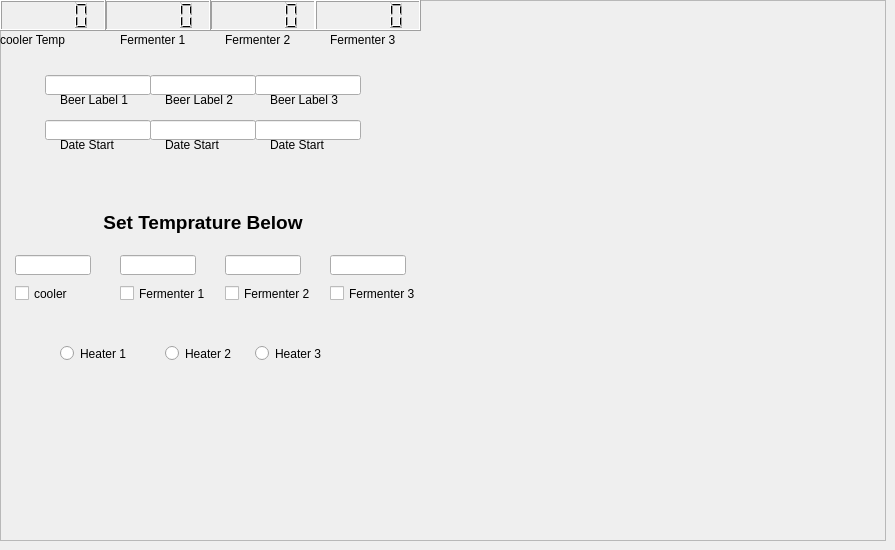
    <widget class="QWidget" name="tab_3">
     <attribute name="title">
      <string>Page</string>
     </attribute>
     <widget class="QFrame" name="frame_2">
      <property name="geometry">
       <rect>
        <x>0</x>
        <y>0</y>
        <width>886</width>
        <height>541</height>
       </rect>
      </property>
      <property name="frameShape">
       <enum>QFrame::StyledPanel</enum>
      </property>
      <property name="frameShadow">
       <enum>QFrame::Raised</enum>
      </property>
      <widget class="QLCDNumber" name="Fermenter_two_temp">
       <property name="geometry">
        <rect>
         <x>210</x>
         <y>0</y>
         <width>106</width>
         <height>31</height>
        </rect>
       </property>
      </widget>
      <widget class="QLCDNumber" name="Fermenter_one_temp">
       <property name="geometry">
        <rect>
         <x>105</x>
         <y>0</y>
         <width>106</width>
         <height>31</height>
        </rect>
       </property>
      </widget>
      <widget class="QLCDNumber" name="Cooler_Temp">
       <property name="geometry">
        <rect>
         <x>0</x>
         <y>0</y>
         <width>106</width>
         <height>31</height>
        </rect>
       </property>
      </widget>
      <widget class="QLCDNumber" name="Fermenter_three_temp">
       <property name="geometry">
        <rect>
         <x>315</x>
         <y>0</y>
         <width>106</width>
         <height>31</height>
        </rect>
       </property>
      </widget>
      <widget class="QLabel" name="Fermenter_two_label">
       <property name="geometry">
        <rect>
         <x>225</x>
         <y>30</y>
         <width>76</width>
         <height>20</height>
        </rect>
       </property>
       <property name="text">
        <string>Fermenter 2</string>
       </property>
      </widget>
      <widget class="QLabel" name="cooler_temp_label">
       <property name="geometry">
        <rect>
         <x>0</x>
         <y>30</y>
         <width>76</width>
         <height>20</height>
        </rect>
       </property>
       <property name="text">
        <string>cooler Temp</string>
       </property>
      </widget>
      <widget class="QLabel" name="fermenter_one_label">
       <property name="geometry">
        <rect>
         <x>120</x>
         <y>30</y>
         <width>76</width>
         <height>20</height>
        </rect>
       </property>
       <property name="text">
        <string>Fermenter 1</string>
       </property>
      </widget>
      <widget class="QLabel" name="Fermenter_three_label">
       <property name="geometry">
        <rect>
         <x>330</x>
         <y>30</y>
         <width>76</width>
         <height>20</height>
        </rect>
       </property>
       <property name="text">
        <string>Fermenter 3</string>
       </property>
      </widget>
      <widget class="QLineEdit" name="lineEdit">
       <property name="geometry">
        <rect>
         <x>15</x>
         <y>255</y>
         <width>76</width>
         <height>20</height>
        </rect>
       </property>
      </widget>
      <widget class="QLineEdit" name="lineEdit_2">
       <property name="geometry">
        <rect>
         <x>120</x>
         <y>255</y>
         <width>76</width>
         <height>20</height>
        </rect>
       </property>
      </widget>
      <widget class="QLineEdit" name="lineEdit_3">
       <property name="geometry">
        <rect>
         <x>225</x>
         <y>255</y>
         <width>76</width>
         <height>20</height>
        </rect>
       </property>
      </widget>
      <widget class="QLineEdit" name="lineEdit_4">
       <property name="geometry">
        <rect>
         <x>330</x>
         <y>255</y>
         <width>76</width>
         <height>20</height>
        </rect>
       </property>
      </widget>
      <widget class="QCheckBox" name="checkBox">
       <property name="geometry">
        <rect>
         <x>15</x>
         <y>285</y>
         <width>76</width>
         <height>17</height>
        </rect>
       </property>
       <property name="text">
        <string>cooler</string>
       </property>
      </widget>
      <widget class="QCheckBox" name="checkBox_2">
       <property name="geometry">
        <rect>
         <x>120</x>
         <y>285</y>
         <width>91</width>
         <height>17</height>
        </rect>
       </property>
       <property name="text">
        <string>Fermenter 1</string>
       </property>
      </widget>
      <widget class="QCheckBox" name="checkBox_3">
       <property name="geometry">
        <rect>
         <x>225</x>
         <y>285</y>
         <width>91</width>
         <height>17</height>
        </rect>
       </property>
       <property name="text">
        <string>Fermenter 2</string>
       </property>
      </widget>
      <widget class="QCheckBox" name="checkBox_4">
       <property name="geometry">
        <rect>
         <x>330</x>
         <y>285</y>
         <width>91</width>
         <height>17</height>
        </rect>
       </property>
       <property name="text">
        <string>Fermenter 3</string>
       </property>
      </widget>
      <widget class="QRadioButton" name="radioButton">
       <property name="geometry">
        <rect>
         <x>60</x>
         <y>345</y>
         <width>82</width>
         <height>17</height>
        </rect>
       </property>
       <property name="text">
        <string>Heater 1</string>
       </property>
      </widget>
      <widget class="QRadioButton" name="radioButton_2">
       <property name="geometry">
        <rect>
         <x>165</x>
         <y>345</y>
         <width>82</width>
         <height>17</height>
        </rect>
       </property>
       <property name="text">
        <string>Heater 2</string>
       </property>
      </widget>
      <widget class="QRadioButton" name="radioButton_3">
       <property name="geometry">
        <rect>
         <x>255</x>
         <y>345</y>
         <width>82</width>
         <height>17</height>
        </rect>
       </property>
       <property name="text">
        <string>Heater 3</string>
       </property>
      </widget>
      <widget class="QLineEdit" name="lineEdit_5">
       <property name="geometry">
        <rect>
         <x>45</x>
         <y>75</y>
         <width>106</width>
         <height>20</height>
        </rect>
       </property>
      </widget>
      <widget class="QLineEdit" name="lineEdit_6">
       <property name="geometry">
        <rect>
         <x>150</x>
         <y>75</y>
         <width>106</width>
         <height>20</height>
        </rect>
       </property>
      </widget>
      <widget class="QLineEdit" name="lineEdit_7">
       <property name="geometry">
        <rect>
         <x>255</x>
         <y>75</y>
         <width>106</width>
         <height>20</height>
        </rect>
       </property>
      </widget>
      <widget class="QLabel" name="Fermenter_three_label_2">
       <property name="geometry">
        <rect>
         <x>270</x>
         <y>90</y>
         <width>76</width>
         <height>20</height>
        </rect>
       </property>
       <property name="text">
        <string>Beer Label 3</string>
       </property>
      </widget>
      <widget class="QLabel" name="fermenter_one_label_2">
       <property name="geometry">
        <rect>
         <x>60</x>
         <y>90</y>
         <width>76</width>
         <height>20</height>
        </rect>
       </property>
       <property name="text">
        <string>Beer Label 1</string>
       </property>
      </widget>
      <widget class="QLabel" name="Fermenter_two_label_2">
       <property name="geometry">
        <rect>
         <x>165</x>
         <y>90</y>
         <width>76</width>
         <height>20</height>
        </rect>
       </property>
       <property name="text">
        <string>Beer Label 2</string>
       </property>
      </widget>
      <widget class="QLineEdit" name="lineEdit_8">
       <property name="geometry">
        <rect>
         <x>45</x>
         <y>120</y>
         <width>106</width>
         <height>20</height>
        </rect>
       </property>
      </widget>
      <widget class="QLabel" name="Fermenter_two_label_3">
       <property name="geometry">
        <rect>
         <x>165</x>
         <y>135</y>
         <width>76</width>
         <height>20</height>
        </rect>
       </property>
       <property name="text">
        <string>Date Start</string>
       </property>
      </widget>
      <widget class="QLineEdit" name="lineEdit_9">
       <property name="geometry">
        <rect>
         <x>150</x>
         <y>120</y>
         <width>106</width>
         <height>20</height>
        </rect>
       </property>
      </widget>
      <widget class="QLabel" name="fermenter_one_label_3">
       <property name="geometry">
        <rect>
         <x>60</x>
         <y>135</y>
         <width>76</width>
         <height>20</height>
        </rect>
       </property>
       <property name="text">
        <string>Date Start</string>
       </property>
      </widget>
      <widget class="QLineEdit" name="lineEdit_10">
       <property name="geometry">
        <rect>
         <x>255</x>
         <y>120</y>
         <width>106</width>
         <height>20</height>
        </rect>
       </property>
      </widget>
      <widget class="QLabel" name="Fermenter_three_label_3">
       <property name="geometry">
        <rect>
         <x>270</x>
         <y>135</y>
         <width>76</width>
         <height>20</height>
        </rect>
       </property>
       <property name="text">
        <string>Date Start</string>
       </property>
      </widget>
      <widget class="QLabel" name="label_7">
       <property name="geometry">
        <rect>
         <x>45</x>
         <y>208</y>
         <width>316</width>
         <height>30</height>
        </rect>
       </property>
       <property name="text">
        <string>&lt;html&gt;&lt;head/&gt;&lt;body&gt;&lt;p align=&quot;center&quot;&gt;&lt;span style=&quot; font-size:14pt; font-weight:600;&quot;&gt;Set Temprature Below&lt;/span&gt;&lt;/p&gt;&lt;/body&gt;&lt;/html&gt;</string>
       </property>
      </widget>
      <widget class="QWidget" name="verticalLayoutWidget_3">
       <property name="geometry">
        <rect>
         <x>420</x>
         <y>0</y>
         <width>451</width>
         <height>286</height>
        </rect>
       </property>
       <layout class="QVBoxLayout" name="verticalLayout_3"/>
      </widget>
      <widget class="QWidget" name="verticalLayoutWidget_4">
       <property name="geometry">
        <rect>
         <x>420</x>
         <y>285</y>
         <width>451</width>
         <height>286</height>
        </rect>
       </property>
       <layout class="QVBoxLayout" name="verticalLayout_4"/>
      </widget>
     </widget>
    </widget>
